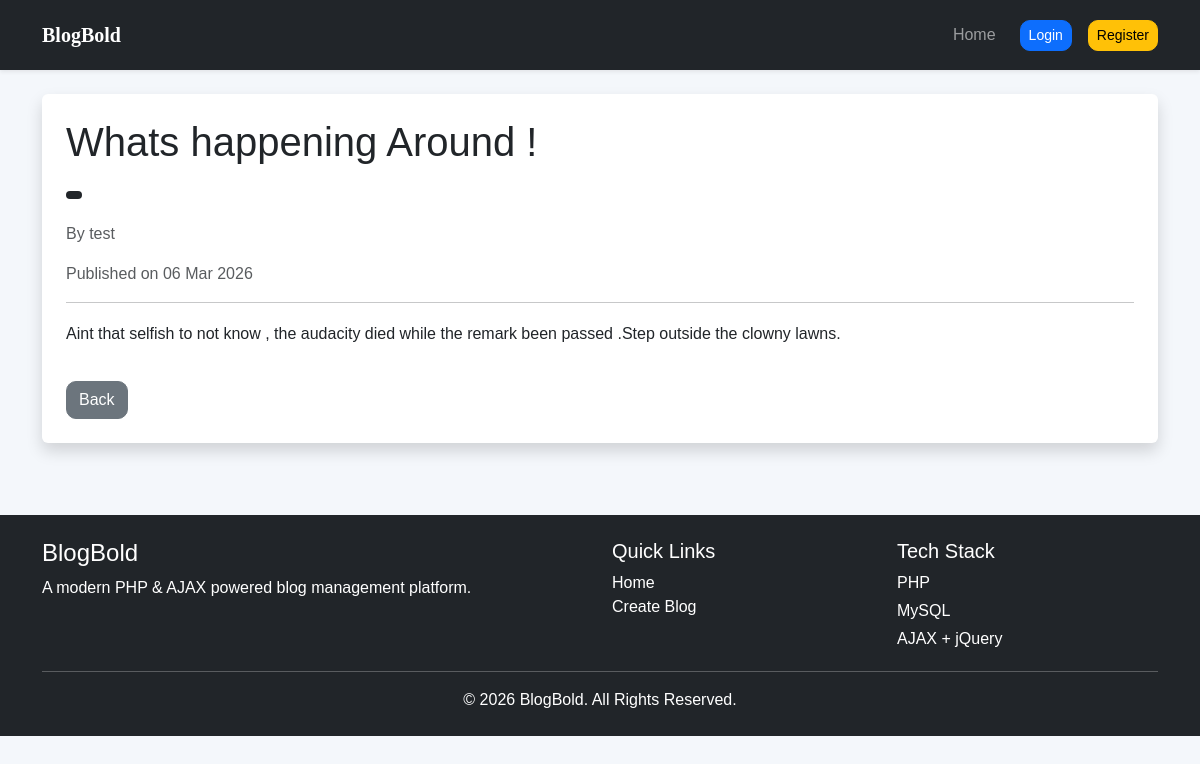
/blog.php?id=2, run on the app's committed database.
### tables this page shows
CREATE TABLE `posts` (
  `id` int(11) NOT NULL,
  `user_id` int(11) DEFAULT NULL,
  `title` varchar(255) DEFAULT NULL,
  `category` varchar(100) DEFAULT NULL,
  `image` varchar(255) DEFAULT NULL,
  `content` text DEFAULT NULL,
  `created_at` timestamp NOT NULL DEFAULT current_timestamp()
);

CREATE TABLE `users` (
  `id` int(11) NOT NULL,
  `name` varchar(100) DEFAULT NULL,
  `email` varchar(100) DEFAULT NULL,
  `password` varchar(255) DEFAULT NULL,
  `created_at` timestamp NOT NULL DEFAULT current_timestamp()
);

### blog.php (the view, shortened to what this page needs)
<?php
require "config/database.php";
include "includes/header.php";
$id = $_GET['id'];
$stmt = $pdo->prepare("
SELECT posts.*, users.name
FROM posts
JOIN users ON posts.user_id = users.id
WHERE posts.id = :id
");
$stmt->execute([
    ':id' => $id
]);
$post = $stmt->fetch(PDO::FETCH_ASSOC);
?>
<div class="card shadow border-0">
<div class="card-body p-4">
<h1 class="mb-3">
<?= htmlspecialchars($post['title']) ?>
</h1>
<div class="mb-3">
<span class="badge bg-dark">
</span>
</div>
<p class="text-muted">
By <?= htmlspecialchars($post['name']) ?>
</p>
<p class="text-muted">
Published on
<?= date("d M Y", strtotime($post['created_at'])) ?>
</p>
<hr>
<p style="line-height:1.9;">
<?= nl2br(htmlspecialchars($post['content'])) ?>
</p>
<a href="index.php" class="btn btn-secondary mt-3">
Back
</a>
</div>
</div>
<?php include "includes/footer.php"; ?>

### assets/css/style.css (style rules this page uses)
body { background:#f4f7fb; font-family: Arial, Helvetica, sans-serif; }
.btn { border-radius:10px; }

### data on the page
posts: title "Whats happening Around !", user.name "test", created_at "06 Mar 2026", content "Aint that selfish to not know , the audacity died while the remark been passed .Step outside the clowny lawns."
